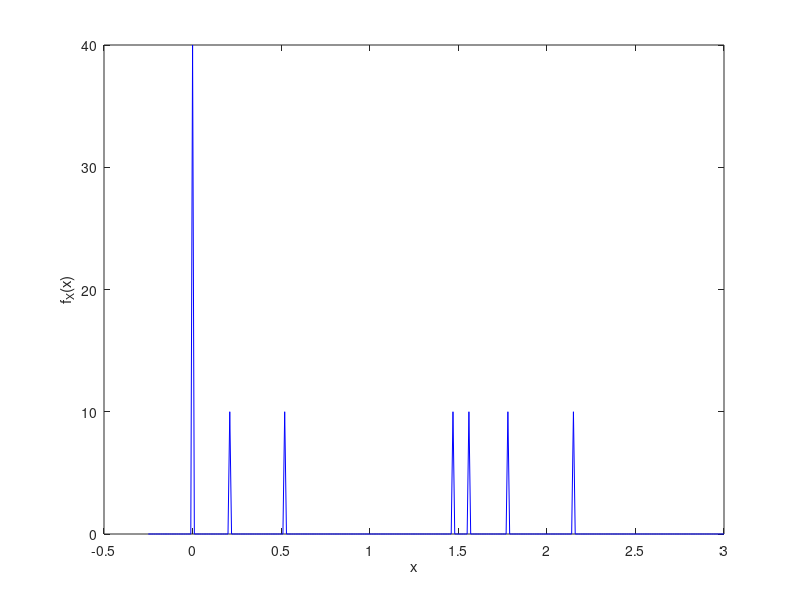

Write MATLAB code to recreate this figure.
clear all; close all; clc;
pkg load statistics;

N = 10;                          % Número de lançamentos

U = randi([1 6], 1, N);          % Lançamento dos dados

idx1 = U == 1 | U == 3 | U == 5; % Ocorrências ímpares
idx2 = U == 2 | U == 4 | U == 6; % Ocorrências pares

X = zeros(1, N);

X(idx1) = 0; % Se for impar atribuir valor 0

% Se for par atribuir valor pela distribuição exponencial com \lambda=2
X(idx2) = exprnd(2, 1, sum(idx2));

dx=0.01; x = -0.25 : dx : 3;

pdfX_sim = hist(X, x) / (N * dx);

figure;
plot(x, pdfX_sim,'b');
xlabel('x'); ylabel('f_X(x)');
